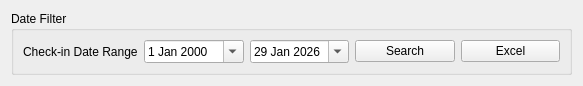
<?xml version="1.0" encoding="UTF-8"?>
<ui version="4.0">
 <class>Filter</class>
 <widget class="QWidget" name="Filter">
  <property name="geometry">
   <rect>
    <x>0</x>
    <y>0</y>
    <width>583</width>
    <height>81</height>
   </rect>
  </property>
  <property name="windowTitle">
   <string>Date Filter</string>
  </property>
  <layout class="QVBoxLayout" name="verticalLayout">
   <item>
    <widget class="QGroupBox" name="groupBox">
     <property name="title">
      <string>Date Filter</string>
     </property>
     <layout class="QHBoxLayout" name="horizontalLayout">
      <item>
       <widget class="QLabel" name="label">
        <property name="text">
         <string>Check-in Date Range</string>
        </property>
       </widget>
      </item>
      <item>
       <widget class="QDateEdit" name="de_fromDate">
        <property name="calendarPopup">
         <bool>true</bool>
        </property>
       </widget>
      </item>
      <item>
       <widget class="QDateEdit" name="de_toDate">
        <property name="dateTime">
         <datetime>
          <hour>0</hour>
          <minute>0</minute>
          <second>0</second>
          <year>2026</year>
          <month>1</month>
          <day>29</day>
         </datetime>
        </property>
        <property name="calendarPopup">
         <bool>true</bool>
        </property>
       </widget>
      </item>
      <item>
       <widget class="QPushButton" name="pb_findVips">
        <property name="text">
         <string>Search</string>
        </property>
       </widget>
      </item>
      <item>
       <widget class="QPushButton" name="pb_toExcel">
        <property name="text">
         <string>Excel</string>
        </property>
       </widget>
      </item>
     </layout>
    </widget>
   </item>
  </layout>
 </widget>
 <resources/>
 <connections/>
</ui>
